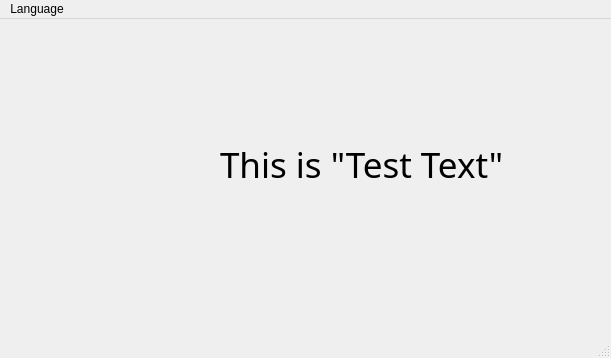
<?xml version="1.0" encoding="UTF-8"?>
<ui version="4.0">
 <class>MainWindow</class>
 <widget class="QMainWindow" name="MainWindow">
  <property name="geometry">
   <rect>
    <x>0</x>
    <y>0</y>
    <width>611</width>
    <height>358</height>
   </rect>
  </property>
  <property name="windowTitle">
   <string>MainWindow</string>
  </property>
  <widget class="QWidget" name="centralWidget">
   <widget class="QLabel" name="label">
    <property name="geometry">
     <rect>
      <x>220</x>
      <y>110</y>
      <width>301</width>
      <height>71</height>
     </rect>
    </property>
    <property name="font">
     <font>
      <family>微软雅黑</family>
      <pointsize>26</pointsize>
     </font>
    </property>
    <property name="lineWidth">
     <number>1</number>
    </property>
    <property name="text">
     <string>This is &quot;Test Text&quot;</string>
    </property>
   </widget>
  </widget>
  <widget class="QMenuBar" name="menuBar">
   <property name="geometry">
    <rect>
     <x>0</x>
     <y>0</y>
     <width>611</width>
     <height>22</height>
    </rect>
   </property>
   <widget class="QMenu" name="menuLanguage">
    <property name="title">
     <string>Language</string>
    </property>
    <addaction name="actionEnglish"/>
    <addaction name="actionChinese"/>
   </widget>
   <addaction name="menuLanguage"/>
  </widget>
  <widget class="QStatusBar" name="statusBar"/>
  <action name="actionEnglish">
   <property name="checkable">
    <bool>true</bool>
   </property>
   <property name="checked">
    <bool>false</bool>
   </property>
   <property name="text">
    <string>English</string>
   </property>
  </action>
  <action name="actionChinese">
   <property name="checkable">
    <bool>true</bool>
   </property>
   <property name="text">
    <string>Chinese</string>
   </property>
  </action>
 </widget>
 <layoutdefault spacing="6" margin="11"/>
 <resources/>
 <connections/>
</ui>
